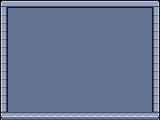

Rendered tile map (Tiled .tmx) drawn with the repository's tilesets; below, a short description and the full map source, tile grids included:
An orthogonal 20x15 tile map with 8x8 px tiles, 1 tile layer (Capa de patrones 1).

<map version="1.10" tiledversion="1.12.2" orientation="orthogonal" renderorder="right-down" width="20" height="15" tilewidth="8" tileheight="8" infinite="0" nextlayerid="2" nextobjectid="1">
 <tileset firstgid="1" source="Dungeon Gathering Free Version/Set 1.tsx" />
 <layer id="1" name="Capa de patrones 1" width="20" height="15">
  <data encoding="csv">
795,796,796,796,796,796,796,796,796,796,796,796,796,796,796,796,796,796,796,800,
851,846,846,846,846,846,846,846,846,846,846,846,846,846,846,846,846,846,846,856,
851,846,846,846,846,846,846,846,846,846,846,846,846,846,846,846,846,846,846,856,
851,846,846,846,846,846,846,846,846,846,846,846,846,846,846,846,846,846,846,856,
851,846,846,846,846,846,846,846,846,846,846,846,846,846,846,846,846,846,846,856,
851,846,846,846,846,846,846,846,846,846,846,846,846,846,846,846,846,846,846,856,
851,846,846,846,846,846,846,846,846,846,846,846,846,846,846,846,846,846,846,856,
851,846,846,846,846,846,846,846,846,846,846,846,846,846,846,846,846,846,846,856,
851,846,846,846,846,846,846,846,846,846,846,846,846,846,846,846,846,846,846,856,
851,846,846,846,846,846,846,846,846,846,846,846,846,846,846,846,846,846,846,856,
851,846,846,846,846,846,846,846,846,846,846,846,846,846,846,846,846,846,846,856,
851,846,846,846,846,846,846,846,846,846,846,846,846,846,846,846,846,846,846,856,
851,846,846,846,846,846,846,846,846,846,846,846,846,846,846,846,846,846,846,856,
851,846,846,846,846,846,846,846,846,846,846,846,846,846,846,846,846,846,846,856,
1019,1020,1020,1020,1020,1020,1020,1020,1020,1020,1020,1020,1020,1020,1020,1020,1020,1020,1020,1024
</data>
 </layer>
</map>
